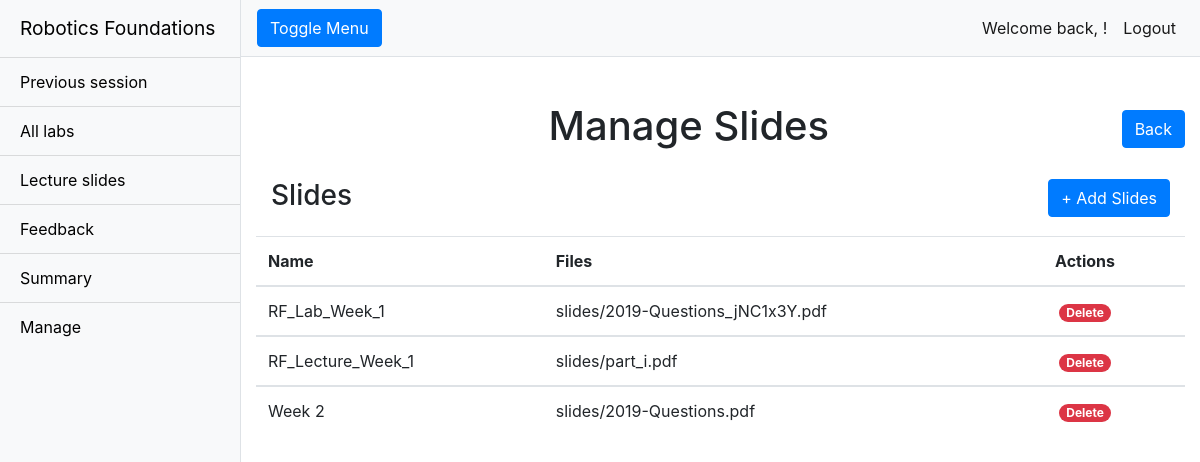
/rfwa/manage_slides/ (signed in), run on the app's committed database.
### rfwa/models.py (models this page shows, shortened)
class Slide(models.Model):
    name = models.CharField(max_length = 128)
    lecture_Files = models.FileField(upload_to='slides/')
    slug = models.SlugField(primary_key = True, blank = True)

### rfwa/views.py (the view)
# urls.py: path("manage_slides/", views.manage_slides, name="manage_slides"),
def manage_slides(request):
    if request.user.is_superuser:
        slides = Slide.objects.order_by('name')
    return render(request, "rfwa/manage_slides.html", {'slides':slides})

### templates/rfwa/manage_slides.html (shortened to what this page needs)
{% extends "rfwa/base.html" %}
{% load static %}
{% block body_block %}
{% if user.is_superuser %}
<div class="container-fluid">
    <div class="row">
        <h1 class="col-12 text-center mt-4">Manage Slides <a class="rightside" href="/rfwa/managev2/"><button
                    type="button" class="btn btn-primary">Back</button></a></h1>
    </div>
    <div class="table-group">
        <div class="title-group">
            <h1 class="col-12 text-left table-header">Slides
                <a class="rightside" href="{% url 'add_slide'%}"><button type="button" class="btn btn-primary">+ Add
                        Slides</button></a>
            </h1>
        </div>
        <table class="table table-hover">
            {% if slides %}
            <thead>
                <tr>
                    <th scope="col">Name</th>
                    <th scope="col">Files</th>
                    <th scope="col">Actions</th>
                </tr>
            </thead>
            {% for slide in slides %}
            <tbody>
                <tr>
                    <td>{{slide.name}}</td>
                    <td>{{slide.lecture_Files}}</td>
                    <td><a class="btn-link text-white badge badge-danger badge-pill ml-1"
                            href="/rfwa/delete_slide/{{ slide.slug }}"
                            onclick="return confirm('Are you sure you wish to delete {{ slide.name }}?')">Delete</a>
                    </td>
                </tr>
            </tbody>
            {% endfor %}
            {% else %}
            <h3 class="text-center mt-3">There are no slides uploaded.</h3>
            {% endif %}
        </table>
    </div>
</div>
{% endif %}
{% endblock %}

### static/css/simple-sidebar.css (style rules this page uses)
body { overflow-x: hidden; }

### static/css/override.css (style rules this page uses)
.mt-4 { text-align: center; vertical-align: middle; line-height: 90px; }

### templates/rfwa/manage_slides.html (style rules this page uses)
.title-group { padding-bottom: 15px; }
.table-header { font-size: 1.75rem; }
.rightside { float: right; }

### data on the page
Slide: name "RF_Lab_Week_1", lecture_Files "slides/2019-Questions_jNC1x3Y.pdf"
Slide: name "RF_Lecture_Week_1", lecture_Files "slides/part_i.pdf"
Slide: name "Week 2", lecture_Files "slides/2019-Questions.pdf"
